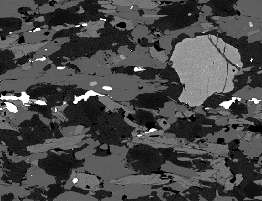
#> input picture images/source_sem/s_dummy_image_test_blue.png, 262 x 201 px
$ python Main.py
#> lines starting #> are read from the running program, lines starting #| are printed output that depends on the picture; after the words box and inside, x2 and y2 are one past the last pixel; in counts of white or black regions, pixels touching at a corner belong together
### src/functionality.py
import os

import numpy as np
import cv2
from .config import (
    parameters,
)


# [22 lines left out: functions post_process_fractions_plot, image_fractions_preproc, not called in this run]

def image_preproc(image, k):
    """
    Necessary conversions
    """
    image_array = np.array(image)
    gray_image = cv2.cvtColor(image_array, cv2.COLOR_BGR2GRAY)

    # Create a binary mask for the black artifacts (assuming artifacts are pure black)
    _, artifact_mask = cv2.threshold(gray_image, 35, 255, cv2.THRESH_BINARY_INV)

    # Dilate the mask to cover the edges
    kernel = np.ones((5, 5), np.uint8)
    artifact_mask_dilated = cv2.dilate(artifact_mask, kernel, iterations=1)

    # Inpaint the artifacts using the mask
    inpainted_image = cv2.inpaint(gray_image, artifact_mask_dilated, inpaintRadius=5, flags=cv2.INPAINT_TELEA)

    if parameters["show_images"]:
        cv2.imshow('Original Image', gray_image)
        cv2.imshow('Inpainted Image', inpainted_image)
        cv2.imshow('Artifact Mask', artifact_mask)
        cv2.waitKey(0)
        cv2.destroyAllWindows()


    return apply_filters(inpainted_image, k)

def apply_filters(image, k):

    # Blurring images with Gaussian filter - adjust Kernel and sigmaX size to change the effect
    # blurred_image = cv2.GaussianBlur(image, (k, k), 3)

    median = cv2.medianBlur(image, k)

    if parameters["show_images"]:
        dimensions = (1200, 800)
        resized_image = cv2.resize(median, dimensions)
        cv2.imshow('blurred', resized_image)
        cv2.waitKey(0)

    return median


def load_images(folder_path):
    images = []
    supported_formats = ['.png', '.jpg', '.tif', '.png']

    for filename in os.listdir(folder_path):
        if any(filename.lower().endswith(ext) for ext in supported_formats):
            img_path = os.path.join(folder_path, filename)
            img = cv2.imread(img_path)
#> img is the input picture: shape (201, 262, 3); mean B, G, R 72.2, 72.1, 72.1
            if img is not None:
                images.append((img, filename))

    return images

### src/analysis.py
import os
from abc import ABC, abstractmethod

import numpy as np
import cv2
from collections import Counter
import matplotlib.pyplot as plt

from .functionality import load_images, image_preproc, image_fractions_preproc
from .config import (
    DESTINATION_FOLDER_SEM_PATCHED,
    FOLDER_SEM,
    parameters,
    DESTINATION_FOLDER_FRACTIONS,
    FOLDER_FRACTION,
)
from .plot import StitchedSemPlotter, FractionPlotter


class BaseProcessor(ABC):

    def __init__(self):
        pass

    @abstractmethod
    def _pre_process(self):
        pass

    @abstractmethod
    def _process(self):
        pass

    @abstractmethod
    def _post_process(self):
        pass

    def run(self):
        self._pre_process()
        self._process()
        self._post_process()


class StitchedSemProcessor(BaseProcessor):

    def __init__(self):
        self.plotter = StitchedSemPlotter()
        self.all_kde_curves = []
        self.all_grain_data = []
        self.k = 9  # Degree of blurring - must be an odd number

    def _pre_process(self):
        self.images = load_images(FOLDER_SEM)
#> self.images = 2 items

    def _process(self):
        """
        Perform SEM segmentation
        """
        for image, filename in self.images:
            # Filters & artifact correction
            filtered_image = image_preproc(image, self.k)
            og_shape = filtered_image.shape # store the shape before any flattening

            sorted_labels, sorted_centers = self._apply_kmeans(filtered_image)

            # Statistics
            mineral_prctage = self._calc_mineral_percentages(sorted_labels)
            iron_prctage_oxides = self._calc_iron_prctage(mineral_prctage, sorted_centers)

            # Drawing contours on brightest particles
            display_image, contours = sem_contour_on_magnetite(
                og_shape,
                filtered_image,
                sorted_labels,
                sorted_centers,
                filename,
                DESTINATION_FOLDER_SEM_PATCHED,
            )

            self.plotter.visualize_contours(display_image)

            self.plotter.display_orig_and_sorted_images(
                image, sorted_labels, sorted_centers, og_shape
            )

            # Calculating distances and centroids
            distances = distances_of_centroids(contours)

            data = self.plotter.precompute_sem_plot_data(contours, distances, filename)

            self.plotter.plot_data(mineral_prctage, iron_prctage_oxides, filename, **data)

            self._save_some_data_for_later(data, filename)
#> this loop made 2 passes
#> (filename, og_shape, criteria in _apply_kmeans, k in _apply_kmeans, attempts in _apply_kmeans, ret in _apply_kmeans, center in _apply_kmeans, sorted_indices in _apply_kmeans) on pass 1: ('s_dummy_image_test_blue.png', (201, 262), (3, 10, 1), 4, 10, 1701965.1, [110.5, 149.3, 226, 95.46], [3, 0, 1, 2])
#> (printed output is left out)
#> pass 1, in image_preproc, `_, artifact_mask = cv2.threshold(gray_image, 35, 255, cv2.THRESH_BINAR..`:
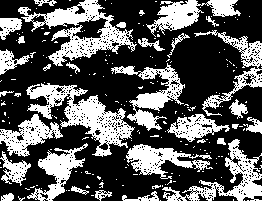
#> artifact_mask: shape (201, 262); 35.3% white; 202 white regions (169 under 20 px), largest, box (x1, y1, x2, y2) and area: (26, 83, 135, 157) 2721, (18, 0, 137, 66) 2635, (162, 139, 262, 201) 1701
#> pass 1, in image_preproc, `artifact_mask_dilated = cv2.dilate(artifact_mask, kernel, iterations=1)`:
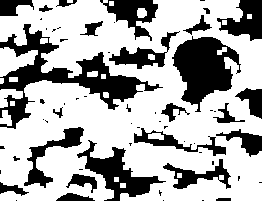
#> artifact_mask_dilated: shape (201, 262); 67.6% white; 61 black regions (36 under 20 px), largest, box (x1, y1, x2, y2) and area: (0, 24, 163, 129) 4131, (172, 36, 241, 112) 2918, (77, 140, 166, 201) 1717
#> pass 1, in image_preproc, `inpainted_image = cv2.inpaint(gray_image, artifact_mask_dilated, inpai..`:
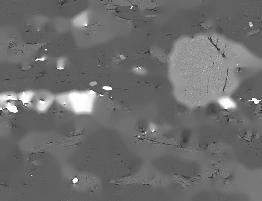
#> inpainted_image: shape (201, 262); min 36, max 255, mean 109
#> pass 1, in plot_data, `fig.savefig(save_path_fig)`:
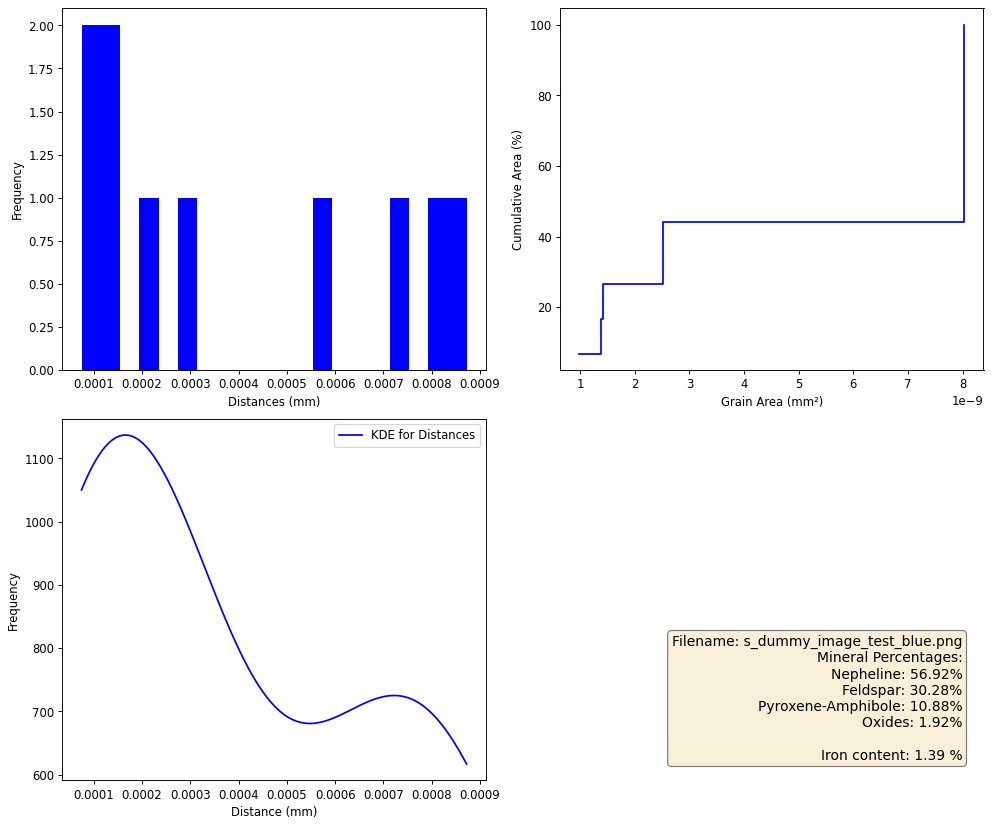
#> figure drawn by matplotlib, 3 panels; panel 3: curve peaks at x = 0.000165, y = 1136.9
#> pass 2, in plot_data (call 2), `fig.savefig(save_path_fig)`:
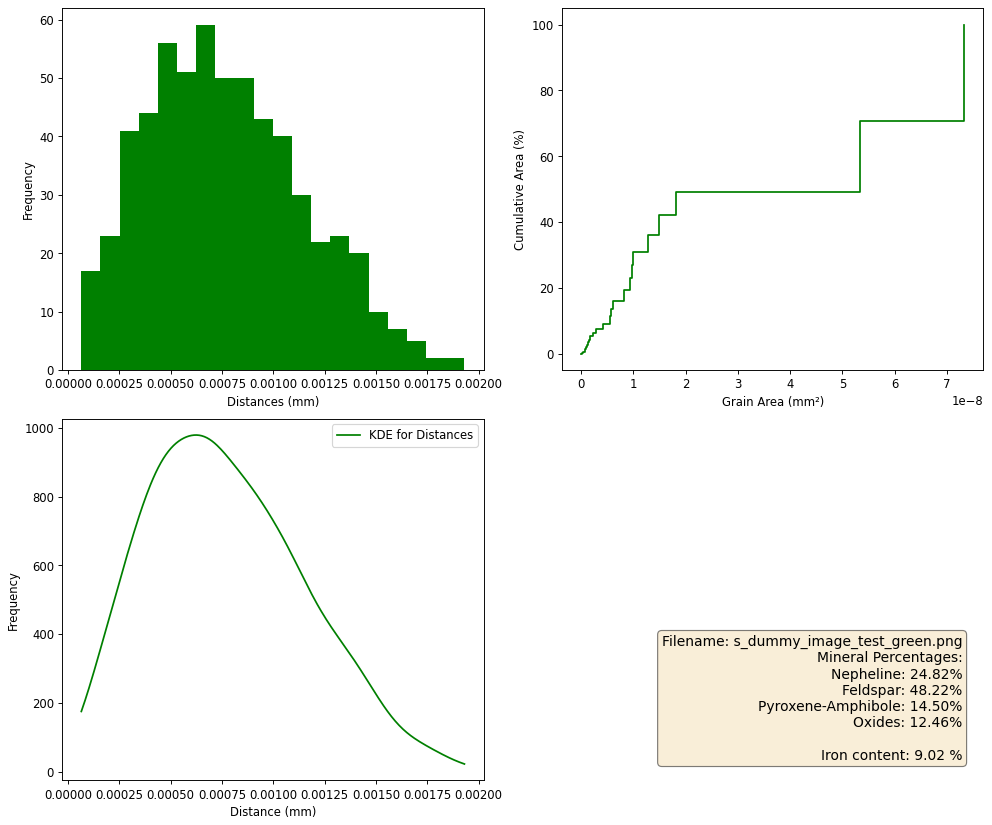
#> figure drawn by matplotlib, 3 panels; panel 1: tallest bar 59 high, from x = 0.000625 to 0.000718; panel 2: curve peaks at x = 7.34e-08, y = 100; panel 3: curve peaks at x = 0.00062, y = 979.3
#> after the loop:
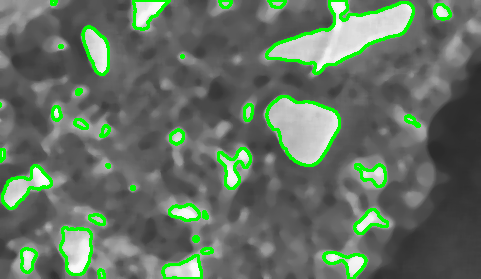
#> display_image: shape (279, 481, 3); mean B, G, R 99.7, 114.8, 99.7

    def _post_process(self):
        self.plotter.plot_kde(self.all_kde_curves)
        self.plotter.plot_grain_data(self.all_grain_data)

    def _save_some_data_for_later(self, data, filename):
        self.all_kde_curves.append(
            {
                "dist_range": data["dist_range"],
                "kde_values": data["kde_values"],
                "color": data["color"],
                "filename": filename,
            }
        )
        self.all_grain_data.append(
            {
                "areas_mm2": data["areas_mm2"],
                "color": data["color"],
                "filename": filename,
            }
        )

    ############################################ Functions ############################################

    def _apply_kmeans(self, image):
        """
        Finds sorted lables and centers using kmeans
        """
        # Necessary conversions to put the image in the k-means algorithm
        image_reshape = image.reshape(-1, 1)
        image_reshape_float = np.float32(image_reshape)

        # define criteria, number of clusters(K) and apply kmeans()
        criteria = (cv2.TERM_CRITERIA_EPS + cv2.TERM_CRITERIA_MAX_ITER, 10, 1.0)
        k = 4
        attempts = 10
        ret, label, center = cv2.kmeans(
            image_reshape_float,
            k,
            None,
            criteria,
            attempts,
            cv2.KMEANS_RANDOM_CENTERS,
        )
        # Sorting labels and centers with increasing values of brightness
        sorted_indices = np.argsort(np.sum(center, axis=1))
        sorted_centers = center[sorted_indices]
        print(
            "Sorted Centers:", sorted_centers
        )  # Print the sorted centers for inspection

        # Create a mapping from old indices to new indices
        mapping = {old_idx: new_idx for new_idx, old_idx in enumerate(sorted_indices)}

        # Update labels using the mapping
        sorted_labels = np.vectorize(mapping.get)(label)
        return sorted_labels, sorted_centers

    def _calc_mineral_percentages(self, labels):
        """
        Takes in sorted labels.
        """
        # Calculating mineral percentages - Neph, Feld, Pyr-Amph, Oxides
        mineral_percentages = sem_quantification(labels)

        # Percentages of minerals
        for mineral, percentage in mineral_percentages.items():
            print(f"{mineral}: {percentage:.2f}%")

        return mineral_percentages

    def _calc_iron_prctage(self, mineral_prctage, sorted_centers):
        """
        Calculates iron percentages from oxides.
        """
        # Percentage of iron
        iron_from_oxides = iron_quantity(mineral_prctage, sorted_centers)
        print(f"iron percentage from oxides: {iron_from_oxides:.2f} %")
        return iron_from_oxides


def sem_quantification(sorted_labels):
    # Mapping each cluster to a mineral
    mineral_mapping = {
        0: "nepheline",
        1: "feldspar",
        2: "pyroxenes_amphibole",
        3: "oxides",
    }

    # Convert numpy array to a list if not already in an appropriate format
    label_list = (
        sorted_labels.flatten().tolist()
    )  # This ensures that sorted_labels is in a hashable, countable form
    label_counts = Counter(label_list)

    # Total amount of pixels to calculate percentages
    total_pixels = len(sorted_labels)

    # Calculating percentages of each mineral
    mineral_percentages = {
        mineral: (label_counts[label] / total_pixels) * 100
        for label, mineral in mineral_mapping.items()
    }

    return mineral_percentages


def iron_quantity(mineral_percentages, sorted_centers):
    last_center_value = sorted_centers[-1, 0]
    print(last_center_value)
    iron_rich_threshold = 210

    magnetite_percentage = mineral_percentages.get(
        "oxides", 0
    )  # Extracting the magnetite percentage which = oxides

    # Atomic weights
    atomic_weight_Fe = 55.845  # Iron
    atomic_weight_O = 15.999  # Oxygen
    molecular_weight_Fe3O4 = (
        3 * atomic_weight_Fe + 4 * atomic_weight_O
    )  # Molecular weight of Fe3O4
    percentage_Fe_in_Fe3O4 = (
        3 * atomic_weight_Fe
    ) / molecular_weight_Fe3O4  # Percentage of iron in Fe3O4
    total_iron_percentage = magnetite_percentage * percentage_Fe_in_Fe3O4

    if last_center_value > iron_rich_threshold:
        print(
            f"Percentage of magnetite (and/or other) in the image: {magnetite_percentage:.2f}%"
        )
    else:
        print(
            "No significant magnetite (and/or other) cluster found based on the threshold."
        )

    iron_percentage_from_magnetite = (
        total_iron_percentage  # Returning the value of Iron quantity
    )

    return iron_percentage_from_magnetite


def sem_contour_on_magnetite(
    original_shape,
    filtered_image,
    sorted_labels,
    sorted_centers,
    filename,
    DESTINATION_FOLDER_SEM_PATCHED,
):
    # Drawing contours on brightest particles
    brightest_cluster_label = len(sorted_centers) - 1

    # Create a mask for the brightest cluster
    brightest_mask = (sorted_labels == brightest_cluster_label).reshape(original_shape)

    # If original image is grayscale, convert it to BGR for contour drawing
    if len(original_shape) == 2:  # Grayscale image
        display_image = cv2.cvtColor(filtered_image, cv2.COLOR_GRAY2BGR)
    else:
        display_image = filtered_image.copy()

    # Find contours
    contours, hierarchy = cv2.findContours(
        brightest_mask.astype(np.uint8),
        cv2.RETR_EXTERNAL,
        cv2.CHAIN_APPROX_SIMPLE,
    )

    # Draw contours on the original image
    cv2.drawContours(display_image, contours, -1, (0, 255, 0), 2)  # Green contours

    base_name = os.path.splitext(filename)[0]
    new_filename = f"{base_name}_contour.jpg"
    save_path = os.path.join(DESTINATION_FOLDER_SEM_PATCHED, new_filename)
    cv2.imwrite(save_path, display_image)

    return display_image, contours


def distances_of_centroids(contours):
    # Centroids of Iron rich minerals
    centroids = []  # Array for storing centers of contours

    for contour in contours:
        M = cv2.moments(
            contour
        )  # Multiple characteristics of an object (in this case contour)

        # Calculating x,y coordinates of the center
        if M["m00"] != 0:
            cX = int(M["m10"] / M["m00"])  # m10/m00 gives x coordinate
            cY = int(M["m01"] / M["m00"])  # m01/m00 gives y coordinate
            area_pixels = M["m00"]

        else:
            cX, cY, area_pixels = 0, 0, 0

        centroids.append((cX, cY))

    # Calculating distances of grains
    distances = []  # Create a list of distances

    for i in range(len(centroids)):
        for j in range(i + 1, len(centroids)):
            (x1, y1), (x2, y2) = (
                centroids[i],
                centroids[j],
            )  # Getting coordinates of two centroids

            # Calculating distances
            distance_in_pixels = np.sqrt((x2 - x1) ** 2 + (y2 - y1) ** 2)

            # Store the distances
            distances.append(distance_in_pixels)

    return distances


############################################################
#################### Fractions processing
##############################################################


class FractionProcessor(BaseProcessor):

    # [9 lines left out: function __init__, not called in this run]


    def _pre_process(self):
        self.images = load_images(FOLDER_FRACTION)

    # [326 lines left out: functions _process, _post_process, _apply_kmeans, _color_image, _contrours_on_oxides, _liberation_degree and 6 more, not called in this run]

### src/plot.py
import os

import matplotlib.pyplot as plt
from matplotlib.offsetbox import AnchoredText
import numpy as np
from scipy.stats import gaussian_kde
import cv2

from .config import (
    DESTINATION_FOLDER_FRACTIONS,
    DESTINATION_FOLDER_SEM_PATCHED,
    parameters,
)


class BasePlotter:
    pass


class StitchedSemPlotter(BasePlotter):

    def __init__(self):
        self.fontsize_label = 14
        self.fontsize_title = 16

    def plot_kde(self, kde_curves):
        if not kde_curves:
            print("No data available to plot")
            return
        plt.figure(figsize=(10, 6))
        for data in kde_curves:
            plt.plot(
                data["dist_range"],
                data["kde_values"],
                color=data["color"],
                label=data["filename"],
            )
#> this loop made 2 passes
#> (the rest of the program and of its run is left out)
